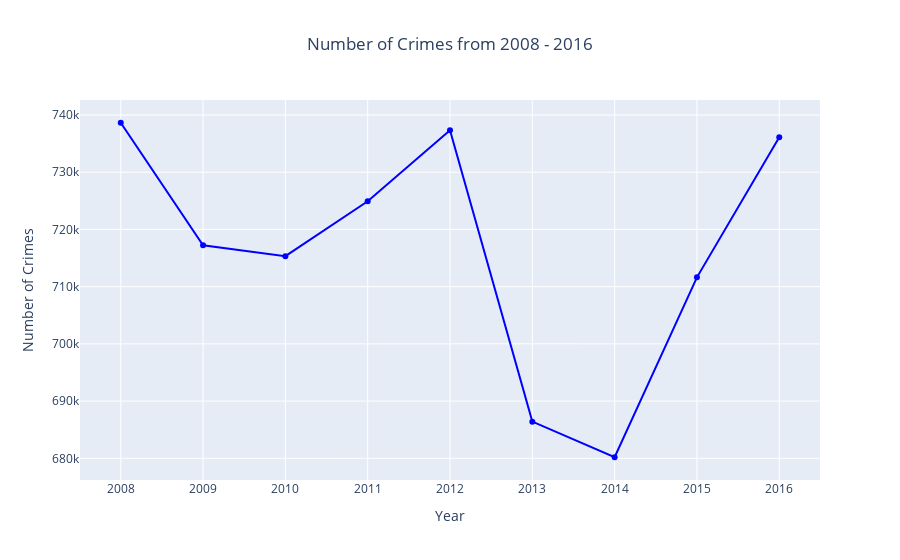

The notebook cell this image was saved under:
### Markdown cell above
Create a line to plot to visualize number of crimes by year

### Code cell
fig = go.Figure()
fig.add_trace(go.Scatter(x=sum_per_year.index,
                         y=sum_per_year["value"],
                         mode="lines+markers",
                         line=dict(color="blue")))
fig.update_layout(title="Number of Crimes from 2008 - 2016",
                  title_x=0.5,
                  xaxis_title="Year",
                  yaxis_title="Number of Crimes")
fig.show()

### Figure 1 — Plotly figure (JSON) as saved in the notebook; plotly's stock layout.template omitted (floating-point values rounded to 4 significant figures)
{"data": [{"line": {"color": "blue"}, "mode": "lines+markers", "type": "scatter", "x": [2008, 2009, 2010, 2011, 2012, 2013, 2014, 2015, 2016], "y": [738641, 717214, 715324, 724915, 737329, 686407, 680183, 711624, 736121]}], "layout": {"title": {"text": "Number of Crimes from 2008 - 2016", "x": 0.5}, "xaxis": {"title": {"text": "Year"}}, "yaxis": {"title": {"text": "Number of Crimes"}}}}
